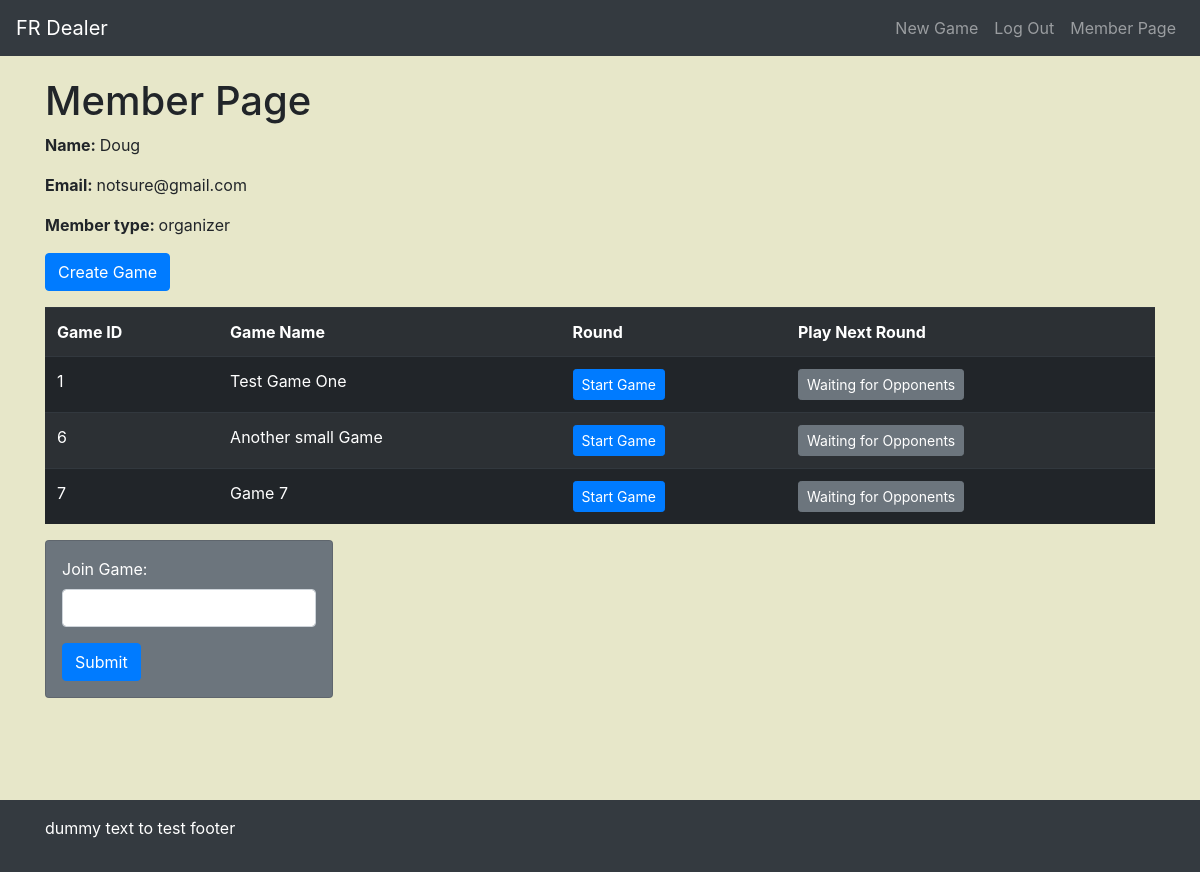
Screenshot of /member/member_page_doug (signed in) with the database file from the repository.
### models.py (models this page shows, shortened)
class User(UserMixin, db.Model):
    __tablename__ = "User"
    id = db.Column(db.Integer, primary_key=True)
    username = db.Column(db.String(30), unique=True)
    password = db.Column(db.String(30))
    email = db.Column(db.String(30))
    account_type = db.Column(db.String(20))
    games = db.relationship("Game", secondary=game_to_user)
    icon = db.Column(db.String(30))
    def __str__(self):
        return pformat(vars(self), indent=4, width=80)

class Game(UserMixin, db.Model):
    __tablename__ = "Game"
    id = db.Column(db.Integer, primary_key=True)
    creator = db.Column(db.Integer, db.ForeignKey("User.id"), nullable=False)
    name = db.Column(db.String(30))
    active = db.Column(db.Boolean)
    limit = db.Column(db.Integer)
    allow_new = db.Column(db.Boolean)
    users = db.relationship("User", secondary=game_to_user)
    options = db.Column(db.Text)

### blue/member/member.py (the view)
@member.route("/member_page_doug")
@login_required
def member_page_doug():
    session["PBEM"] = True
    users = controller.get_users(current_user.id)
    if users:
        user = users[0]
    logger.debug(f"Here is the user data returned for this user.id = {current_user.id}")
    logger.debug(user)
    for game in user.games:
        turns = controller.get_turns(user.id, game.id)
        game.turns = turns
    return render_template("member/member_page_doug.html", user=user)

### blue/admin/admin.py (called while the page is built)
@login_manager.user_loader
def load_user(user_id):
    return User.query.filter(User.id == int(user_id)).first()

### controller.py (called while the page is built)
def get_users(user_id=None):
    query = User.query
    if user_id is not None:
        query = query.filter(User.id == user_id)
    users = query.all()
    return users

def get_turns(user_id=None, game_id=None):
    query = TurnInfo.query
    if user_id is not None and game_id is not None:
        query = (
            query.filter(TurnInfo.user_id == user_id)
            .filter(TurnInfo.game_id == game_id)
            .order_by(TurnInfo.current_round.desc())
        )
    turns = query.all()
    return turns

### templates/member/member_page_doug.html (shortened to what this page needs)
{% extends 'base.html' %}
{% block body %}
<h1>Member Page</h1>
<p><strong>Name: </strong> {{ current_user.username }}</p>
<p><strong>Email: </strong> {{ current_user.email }}</p>
<p><strong>Member type: </strong> {{ current_user.account_type }}</p>
{% if current_user.account_type == 'admin' or current_user.account_type == 'organizer' %}
    <p><a href="{{ url_for("member.create_game_form")}}" class="btn btn-primary" role="button">Create Game</a></p>
{% endif %}
<table class="table table-striped table-dark">
    <tr>
        <th>
            Game ID
        </th>
        <th>
            Game Name
        </th>
        <th>
            Round
        </th>
        <th>
            Play Next Round
        </th>
    </tr>
    {% for game in user.games %}
        <tr>
            <td>{{ game.id }}</td>
            <td>{{ game.name }}</td>
            {% if game.turns %}
                <td>
                    {{ game.turns[0].current_round }}
                </td>
                <td>
                    <a href="/member/play_next_turn/{{ game.turns[0].id }}" class="btn btn-primary btn-sm" role="button">Play Next Round</a>
                </td>
            {% else %}
                <td>
                    <a href="/member/initial_PBEM_turn/{{ game.id }}" class="btn btn-primary btn-sm" role="button">Start Game</a>
                </td>
                <td>
                    <a href="#" class="btn btn-secondary btn-sm" role="button">Waiting for Opponents</a>
                </td>
            {% endif %}
        </tr>
    {% endfor %}
</table>
<div class="row">
    <div class="col-6">
        <div class="card text-white bg-secondary p-3" style="max-width: 18rem;">
            <form action="{{ url_for("member.join_game")}}" method="POST">
                <div class="form-group">
                    <label class="mr-2" for="join_game">Join Game:</label>
                    <input type="join_game" name="join_game" class="form-control mr-2" id="join_game" aria-describedby="join_game">
                </div>
                <button type="submit" class="btn btn-primary">Submit</button>
            </form>
        </div>
    </div>
</div>
{% endblock %}

### static/custom.css (style rules this page uses)
body { background-color: #E7E7C9; }
body, .wrapper { min-height:100vh; }

### rows the page displays
User: username "Doug", email "notsure@gmail.com", account_type "organizer"
Game: id "1", name "Test Game One"
Game: id "6", name "Another small Game"
Game: id "7", name "Game 7"
